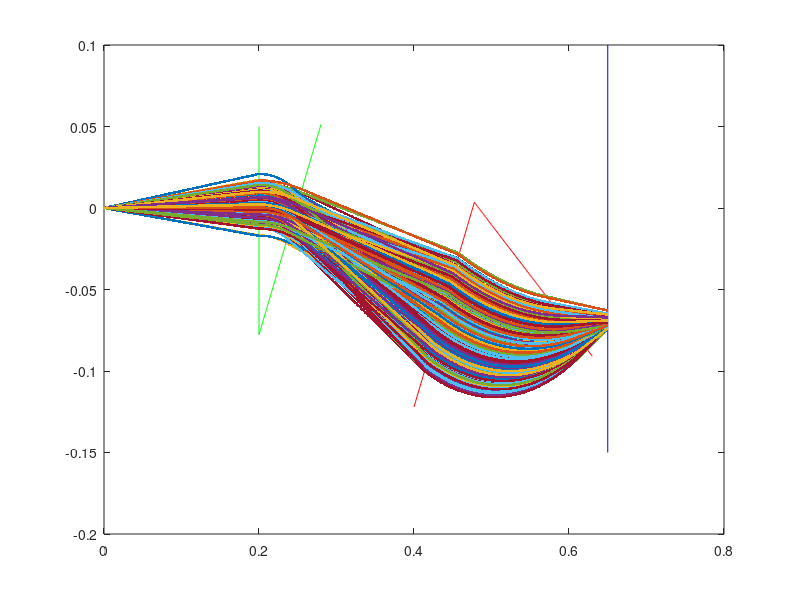

MATLAB code for this plot:
clc; clear all; close all;

%VUT ID 164212

B = 0.3; %magneticka indukce, musime zvolit [T]
E = 40000; %intenzita elektrostatickeho pole, musime zvolit [V/m]
n = 1000; %pocet iontu
poziceDetektoru = 0.65;


delkaLetoveTrubice = 0.2;
z = 1;
q = 1* 1.6021766208e-19;%naboj iontu


m = 164; %hmotnost iontu v Daltonech, prvni trojcisli VUTID
Ek = 3; %kineticka energie iontu v kev, soucet poslednich dvou nenulovych cislic VUTID
rozptyl_Ek = 0.4 * (1+6+4+2+1+2)/6; %rozptyl kineticke enregie iontu
rozptyl_Osa = 0.1 * (1+6+4+2+1+2); %uhlovy rozptyl iontu od centralni osy zarizeni, stupne

%prevody jednotek
q = 0.001*z; %prevod q na keV
q = q/6.2415064799632e15; %q na jouly
m = m*1.6605e-27; %prevod Daltonu na kg
Ek = Ek/6.2415064799632e15; %Ek na Jouly
rozptyl_Ek = rozptyl_Ek/6.2415064799632e15; %rozptyl Ek na Jouly



rozptylIontu = normrnd(0, rozptyl_Osa, [1, n]);
normaly = tan(deg2rad(rozptylIontu));

rozptylenaEk = normrnd(Ek, rozptyl_Ek, [1, n]);


delka = 0:0.001:0.2;
x = ones(length(delka), n);
y = [];

primkaElPole2 = @(x) 1.6116 * x -0.4;

primkaMagnet1 =  @(x) 1.6116 * x - 0.7667;

primkaMagnet2 = @(x) -0.6205 * x + 0.3;


%vyznaceni magnetickych a elektrickych casti
figure
plot(0.2:0.001:0.28,primkaElPole2(0.2:0.001:0.28), 'g')
xlim([0 0.8])
hold on
plot(0.4:0.001:0.478,primkaMagnet1(0.4:0.001:0.478), 'r')
plot(0.478:0.001:0.63,primkaMagnet2(0.478:0.001:0.63), 'r')
line([0.2 0.2], [-0.07768 0.05], 'Color','g');
line([poziceDetektoru poziceDetektoru], [-0.15 0.1], 'Color','blue');

%vypocet polomeru kruznic
rElek = (2*rozptylenaEk)/(q*E);
rMagnet = (sqrt(2*m*rozptylenaEk))/(q*B);

%hodnoty na y ose pro vypocet pozice detektoru
poziceIontuNaDetektoru = [];

for i = 1:n
    y = [];
    delkovyIterator = 0;
    
    %letova trubice
    for j = 0:0.001:0.2
        y = [y; j.*normaly(i)];
        delkovyIterator = delkovyIterator + 0.001;
    end
    
    %elektricke pole
    pocatek = y(end, :);
    
    for j = 0:0.001:rElek(i)
        %vykresleni kruznice
        y = [y; sqrt(rElek(i)*rElek(i) - j*j)-rElek(i)+pocatek];
        delkovyIterator = delkovyIterator + 0.001;
        if y(end)<primkaElPole2(delkovyIterator)
            smerY =y(end) - y(end-1);
            break;
        end
    end
    %vypocet smernice pro cestu mezi elektro a magnetem
    smerY =y(end) - y(end-1);
    
    %cesta z elektrostaticke do magneticke casti
    while y(end)>primkaMagnet1(delkovyIterator)
        y = [y; y(end)+smerY];
        delkovyIterator = delkovyIterator + 0.001;
    end
    
    %osetreni bugu
    if y(end)<-0.1
        continue
    end
    
    %a hura do magneticke casti
    pocatek = y(end, :);
    %pocatekKruznice = rad2deg(atan(abs(smerY/0.001) + -0.6205));
    smerY = 'n';
    for j = (-(rMagnet(i)*31.28/90)+0.001:0.001:rMagnet(i))
        nuloveY = rMagnet(i) - sqrt(rMagnet(i)*rMagnet(i) - ((rMagnet(i)*31.28/90))*((rMagnet(i)*31.28/90)));
        y = [y; -sqrt(rMagnet(i)*rMagnet(i) - j*j)+rMagnet(i)+pocatek-nuloveY];
        delkovyIterator = delkovyIterator + 0.001;
        if y(end)>primkaMagnet2(delkovyIterator)
            smerY =y(end) - y(end-1);
            break;
        end
        
    end
    
    %osetreni bugu
    if smerY == 'n'
        continue
    end
    
    %detektooor
    while delkovyIterator<=1
        y = [y; y(end) + smerY];
        delkovyIterator = delkovyIterator + 0.001;
        if delkovyIterator > poziceDetektoru
            poziceIontuNaDetektoru = [poziceIontuNaDetektoru y(end)];
            break
        end
    end
    
    
    %vykresleni trajektorie daneho iontu
    plot(0:0.001:(length(y)-1)/1000, y, '.')
    hold on
    
end

%vypocet smerodatne odchylky v miste detektoru
disp(['Smerodatna odchylka iontu v miste detektoru je : ' num2str(std(poziceIontuNaDetektoru))])
